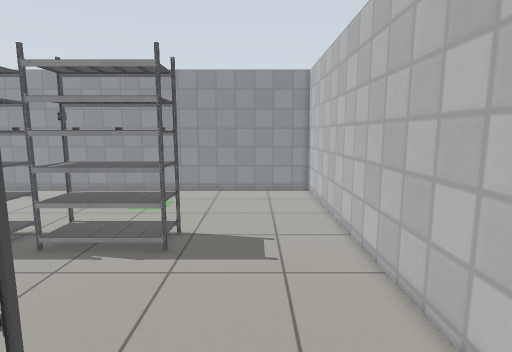
[1] (above)

16 first-person views from a walk through a robot-simulator world made for Gazebo. The camera is 1.2 m above the floor, tilts 8° down and sees 80° across. The lines on the ground mark 1 m squares. The floor is counted in squares, 0.25 m on a side. Each view is taken from the middle of a square. On the plan, view 1 faces up. The plan holds only what a view shows up to about 20 squares ahead; the rest is blank. Gazebo's built-in surfaces are drawn with simple patterns.

[2]
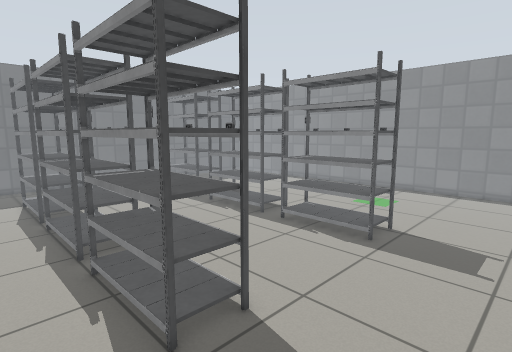

[3]
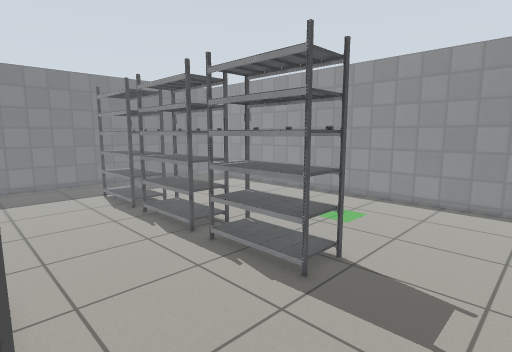

[4]
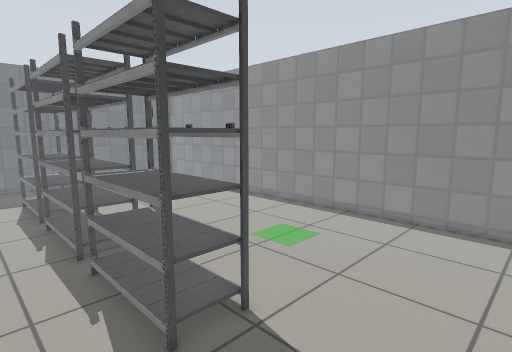

[5]
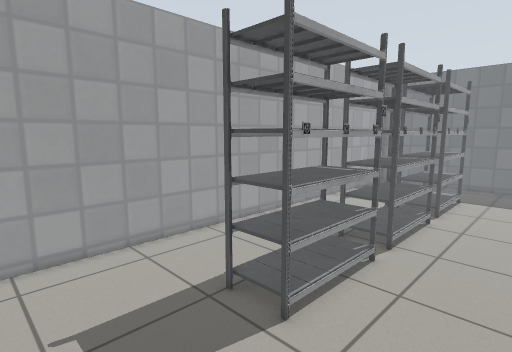

[6]
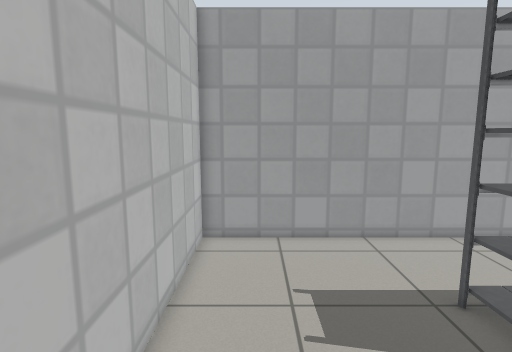

[7]
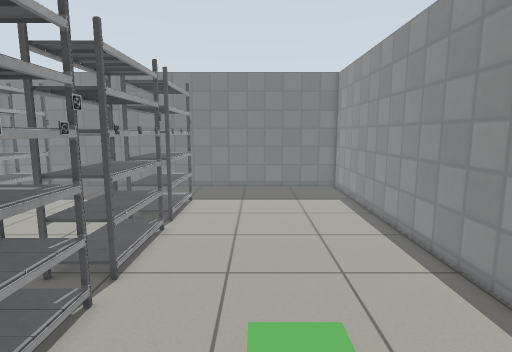

[8]
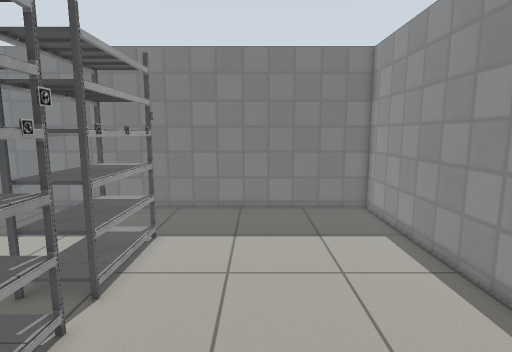

[9]
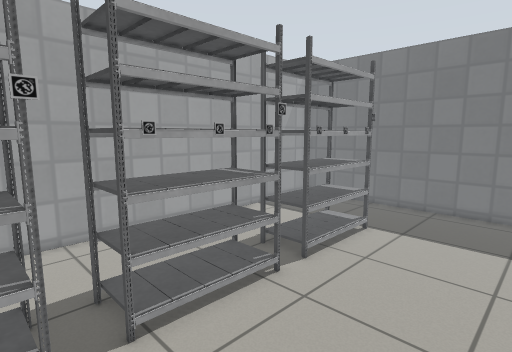

[10]
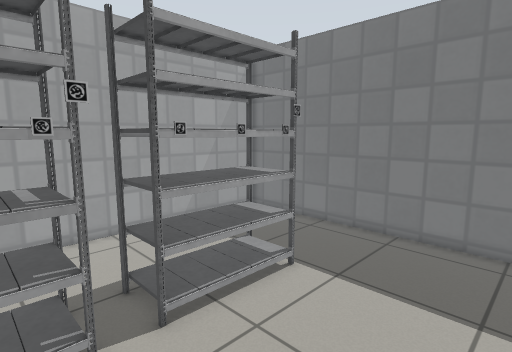

[11]
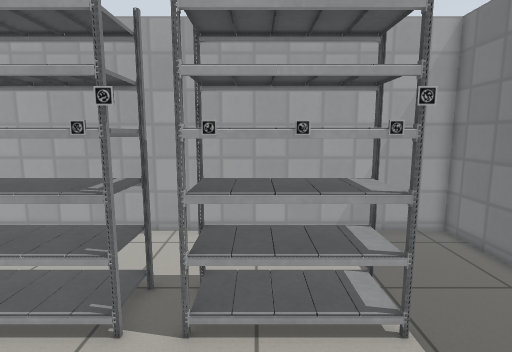

[12]
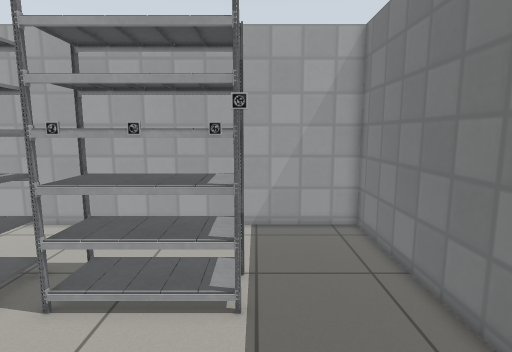

[13]
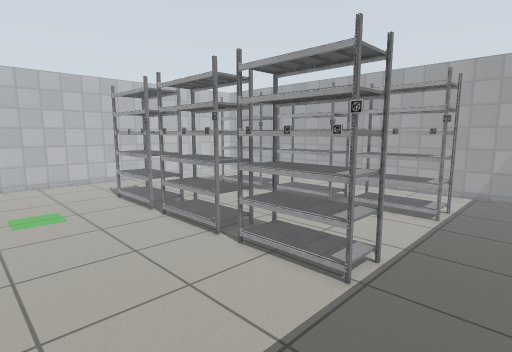

[14]
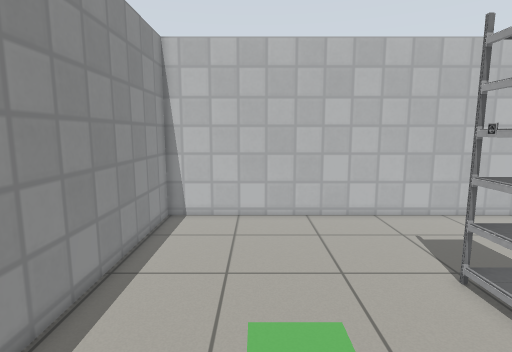

[15]
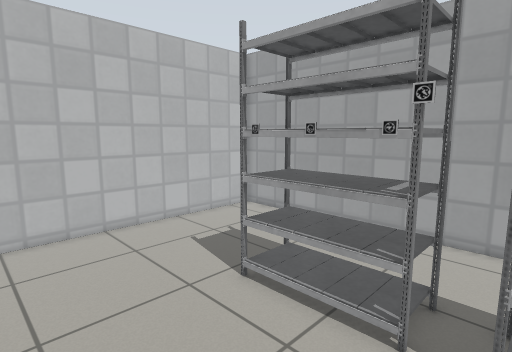

[16]
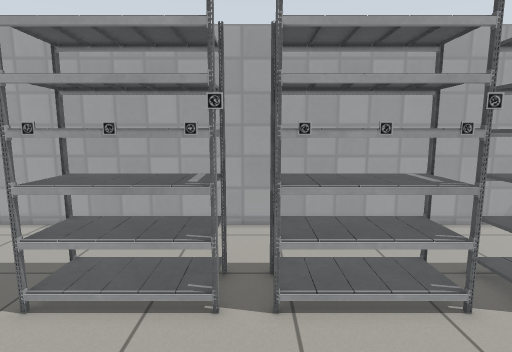

### Floor plan
Key: @ floor where view 1 was taken; # wall or solid block; . floor; S shelf; M marker.
Columns run from 28 left of view 1 to 5 right of it. Each row starts with its distance up from view 1.
 26 ##################################
 25 #................................#
 24 #................................#
 23 #................................#
 22 #................................#
 21 #................................#
 20 #................................#
 19 #................................#
 18 #................................#
 17 #................................#
 16 #................................#
 15 #................................#
 14 #....MSSSSSSMSSSSS.MSSSSS........#
 13 #.....SSSSSSSSSSSS.SSSSSS........#
 12 #.....SSSSSSSSSSSS.SSSSSS........#
 11 #................................#
 10 #................................#
  9 #................................#
  8 #................................#
  7 #................................#
  6 #................................#
  5 #................................#
  4 #....MSSSSSSMSSSSS.MSSSSS........#
  3 #.....SSSSSSSSSSSS.SSSSSS........#
  2 #.....SSSSSSSSSSSS.SSSSSS........#
  1 #................................#
  0 #...........................@....#
 -1 #................................#
 -2 #................................#
 -3 #................................#
 -4 ##################################

Where each view was taken, in squares from view 1:
view 1: 0 up, 0 right, facing up
view 2: 1 down, 2 right, facing up-left
view 3: 4 up, 2 right, facing up-left
view 4: 9 up, 2 right, facing up-left
view 5: 9 up, 2 right, facing down-left
view 6: 10 up, 2 right, facing down
view 7: 19 up, 1 left, facing left
view 8: 19 up, 9 left, facing left
view 9: 11 up, 8 left, facing down-left
view 10: 11 up, 14 left, facing down-left
view 11: 11 up, 19 left, facing down
view 12: 12 up, 23 left, facing down
view 13: 23 up, 27 left, facing down-right
view 14: 21 up, 13 left, facing right
view 15: 11 up, 11 left, facing down-right
view 16: 12 up, 10 left, facing down
